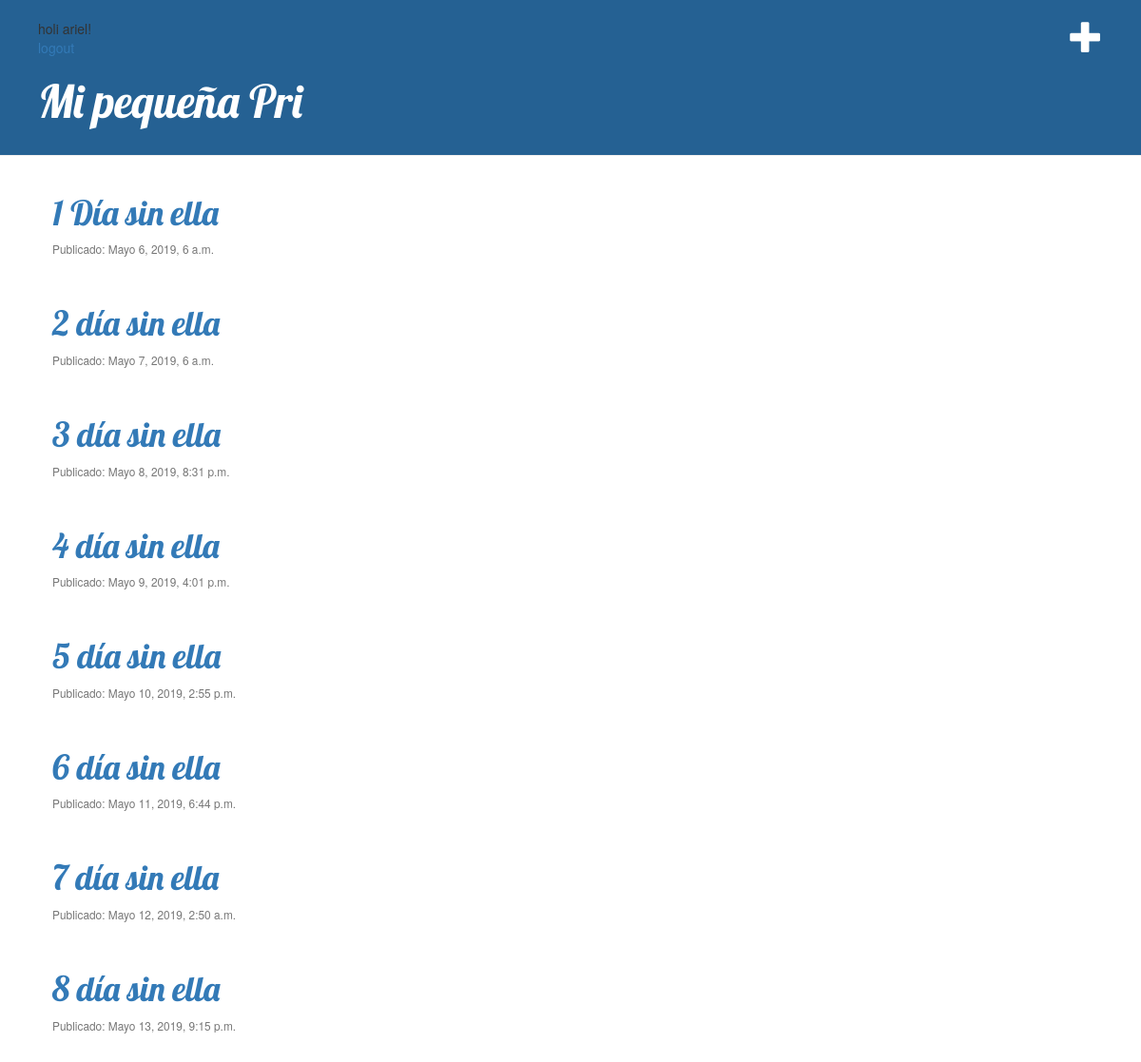
The app's page / (signed in), older data.
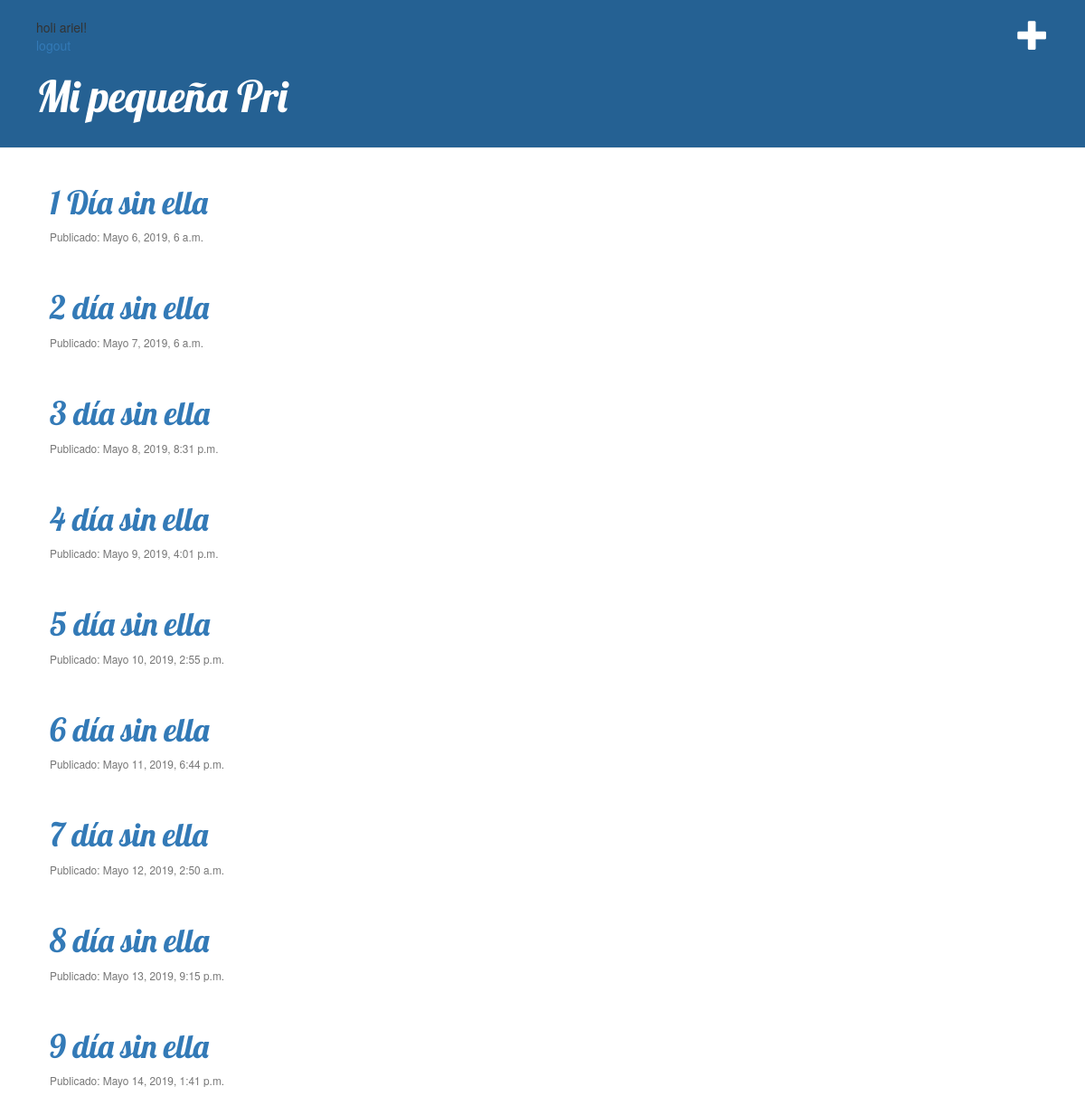
The same page, newer data.
### blog/models.py (models this page shows, shortened)
class Post(models.Model):
    author = models.ForeignKey('auth.User', on_delete=models.CASCADE)
    title = models.CharField(max_length=200)
    text = models.TextField()
    created_date = models.DateTimeField(
            default=timezone.now)
    published_date = models.DateTimeField(
            blank=True, null=True)

### blog/views.py (the view)
# urls.py: path('', views.post_list, name='post_list'),
@login_required
def post_list(request):
    posts = Post.objects.filter(published_date__lte=timezone.now()).order_by('published_date')
    return render(request, 'blog/post_list.html', {'posts': posts})

### blog/templates/blog/post_list.html
{% extends 'blog/base.html' %}
{% block content %}
              {% for post in posts %}
                    <div class="card  border-dark  mb-3" >
                      <div class="card-body">
                        <h1><a href="{% url 'post_detail' pk=post.pk %}">{{ post.title }}</a></h1>
                        <p class="card-text"><small class="text-muted">Publicado: {{ post.published_date }}</small></p>
<br>
                      </div>
                    </div>
              {% endfor %}
{% endblock %}

Row changes from the older to the newer data that the page shows:
added Post: title "9 día sin ella", published_date "Mayo 14, 2019, 1:41 p.m."
